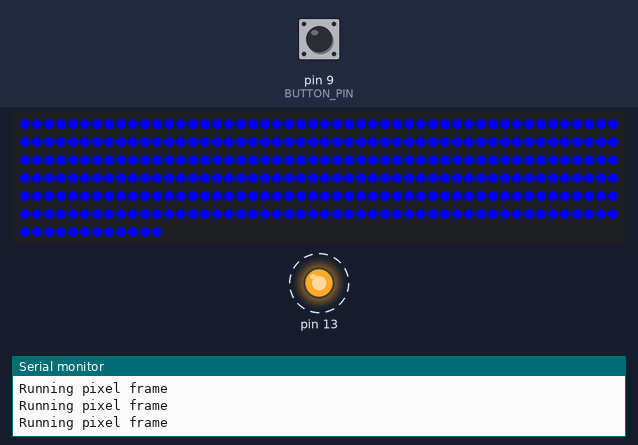
Recording of a sketch running on a simulated Arduino Uno, built with avr-gcc and run on an emulated ATmega328P. Shown: 312 RGB LEDs in strip order, left to right, continuing on the next row, output pins drawn as LEDs (lit = HIGH), the last lines printed to the serial monitor. Dashed ring = blinking. Inputs (shaded band) come from the test bench; at power-on: pin 9 (BUTTON_PIN) HIGH. Dim RGB values are drawn brighter than linear.

Above: at 1.2 s.
1.3 s: pin 9 (BUTTON_PIN) pulled LOW for 0.15 s
At 1.51 s:
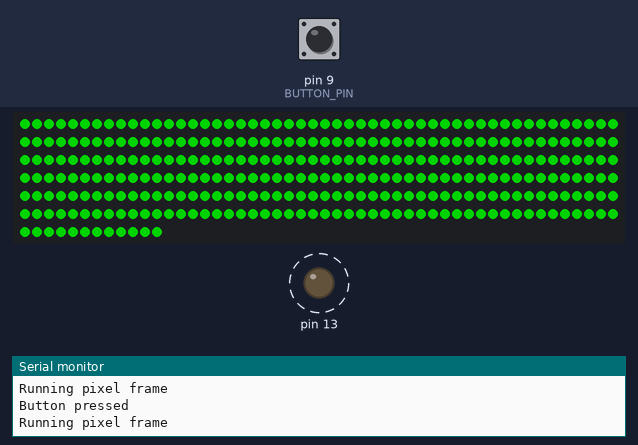
2.0 s: pin 9 (BUTTON_PIN) pulled LOW for 1 s
At 3.7 s:
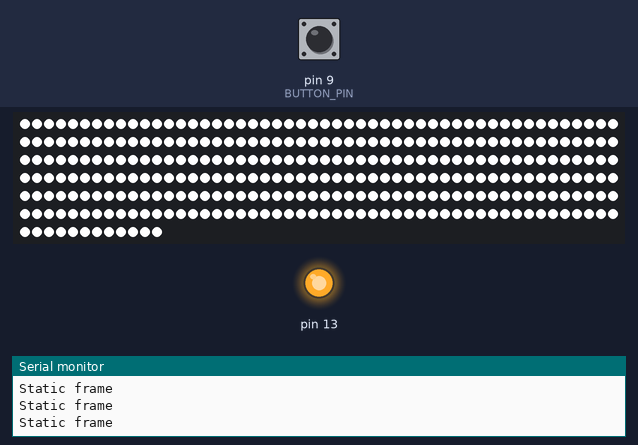
4.5 s: pin 9 (BUTTON_PIN) pulled LOW for 3.2 s
At 5.19 s:
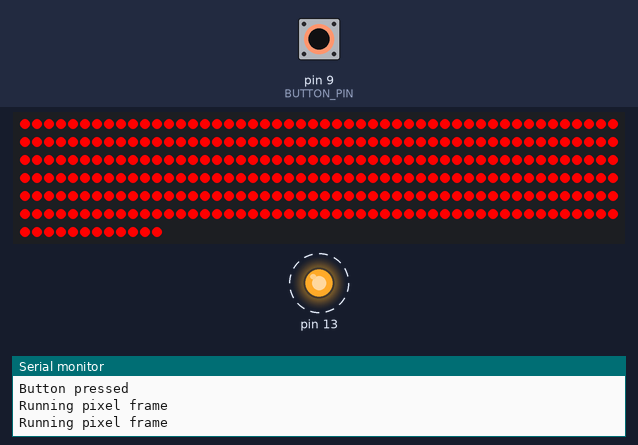
Timing chart, 0 to 14.3 s (numbered marks = the images above; inputs shaded):
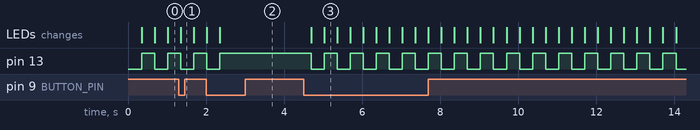

The sketch:

NANO_led_strip_tester.ino
```cpp
#include <Arduino.h>
#include <FastLED.h>

#define LED_PIN			5
#define LED_NUM			312
#define LED_TYPE		WS2812
#define COLOR_ORDER		GRB
#define DEFAULT_FPS		3
#define	BUTTON_PIN		9
#define BUTTONS_PERIOD	20

void setup() {
	LEDS_SETUP();
	BUTTONS_SETUP();
	pinMode(13, OUTPUT);
	Serial.begin(38400);

	Serial.println("\n Let's go!");
}

void loop() {
	LEDS_TASK();
	BUTTONS_TASK();
}
```

BUTTON.ino
```cpp
extern bool static_switch;

void BUTTONS_SETUP() {
	pinMode(BUTTON_PIN, INPUT_PULLUP);
}

void BUTTONS_TASK() {
	static unsigned long 	buttons_last_millis = 0;
	static bool				button_state		= false;
	static bool				button_trig			= false;
	if (millis() - buttons_last_millis > BUTTONS_PERIOD) {
		buttons_last_millis = millis();

		button_state = digitalRead(BUTTON_PIN);

		if ( button_state && !button_trig) {button_trig = true;}
		if (!button_state &&  button_trig) {button_trig = false;
			Serial.println("Button pressed");
			static_switch = !static_switch;
			if (static_switch)	set_frame(running_pixel);
			else				set_frame(static_white);
		}
	}
}
```

STRIP.ino
```cpp
CRGB leds[LED_NUM];
CRGB buff_frame[LED_NUM];

const int		frame_timeout		= 1000 / DEFAULT_FPS;
int				frame_step			= 0;
void			(*current_frame)()	= NULL;
uint8_t			color_step 			= 0;
bool			led_state			= 0;
bool			static_switch		= false;

void fill_frame(CRGB color) {
	for(int i = 0; i < LED_NUM; i++) leds[i] = color;
}

void draw_line(uint8_t offset, uint8_t lenght, CRGB color) {
	for (int i = 0; i < lenght; i++) leds[i + offset] = color;
}

void set_frame(void(*frame)()) {
	if (frame != NULL) current_frame = frame;
}

void show_frame(void(*frame)()) {
	if (frame != NULL) frame();
}

//-----------------------PROGRAMS-------------------------

void running_pixel() {
	Serial.println("Running pixel frame");
	switch (color_step) {
		case 0: fill_frame(CRGB::Green);
		break;
		case 1: fill_frame(CRGB::Red);
		break;
		case 2: fill_frame(CRGB::Blue);
		break;
		default: fill_frame(CRGB::Black);
		break;
	}
	color_step++;

	if (color_step > 2) color_step = 0;

	FastLED.show();
	led_state = !led_state;
}

void static_white() {
	Serial.println("Static frame");
	for (int i = 0; i < LED_NUM; i++) leds[i] = CRGB::White;
	FastLED.show();
	led_state = true;
}

void LEDS_SETUP() {
	FastLED.addLeds<LED_TYPE, LED_PIN, COLOR_ORDER>(leds, LED_NUM);
	FastLED.setMaxRefreshRate(6500, false);
	set_frame(running_pixel);
}

void LEDS_TASK() {
	static unsigned long frame_last_millis = 0;
	if (millis() - frame_last_millis > frame_timeout) {
		frame_last_millis = millis();
		current_frame();
		digitalWrite(13, led_state);
	}
}
```

Measured:
- after the input at 2.0 s, pin 13: goes on until 2.4 s, then stays HIGH; the LEDs: first differ from a run without the input after 0.35 s (image 2)
- after the input at 4.5 s, pin 13: alternates HIGH for 0.33 s and LOW for 0.33 s, starting after 0.19 s; the LEDs: first change after 0.19 s (image 3 shows a later state)
